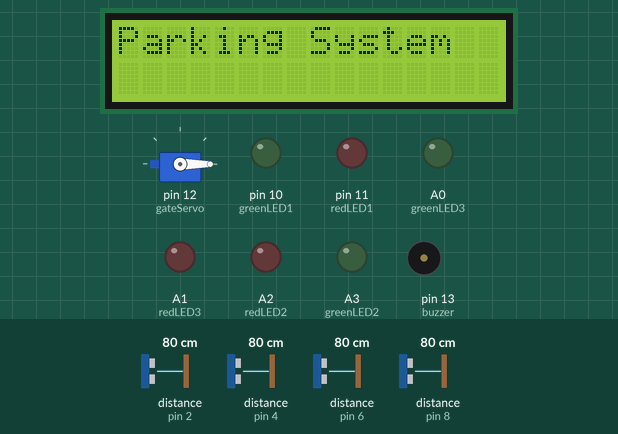
Simulated run of this sketch. Board: Arduino Uno, built with avr-gcc and run on an emulated ATmega328P. Parts: 16×2 character LCD, servo, output pins drawn as LEDs (lit = HIGH), buzzer (waves = sounding, pin HIGH). Wiring (inferred from the names in the program): 4 × ultrasonic range finder: trigger pin 3, echo pin 2 / trigger pin 5, echo pin 4 / trigger pin 7, echo pin 6 / trigger pin 9, echo pin 8. Inputs (shaded band) come from the test bench; at power-on: distance to the obstacle (sensors on pin 2, pin 4, pin 8, pin 6) 80 cm. The echo pulse lasts 58.3 µs per cm; pins used as bus, display or sensor lines are not drawn; what the sketch prints to the serial monitor is not drawn.

Above: at 2.1 s.
At 4.2 s:
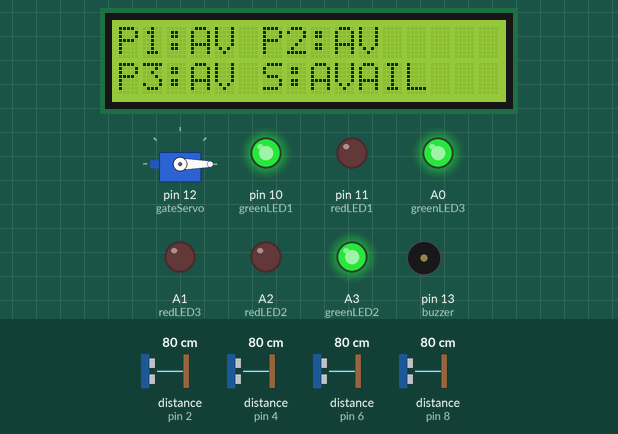
5.3 s: distance to the obstacle (sensor on pin 2) set to 34 cm
9.5 s: distance to the obstacle (sensor on pin 2) set to 28 cm
At 11.0 s:
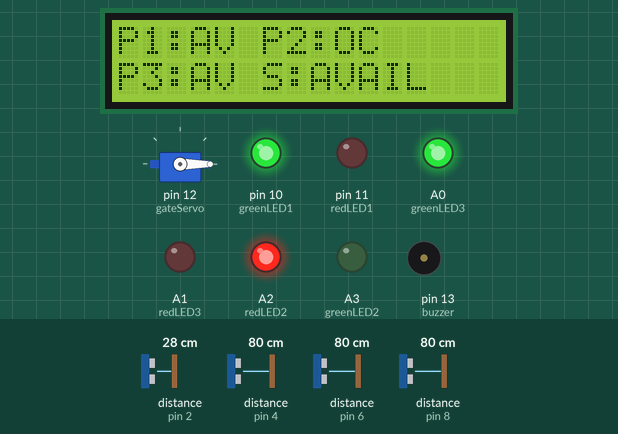
13.0 s: distance to the obstacle (sensor on pin 4) set to 36 cm
15.1 s: distance to the obstacle (sensor on pin 4) set to 28 cm
At 16.6 s:
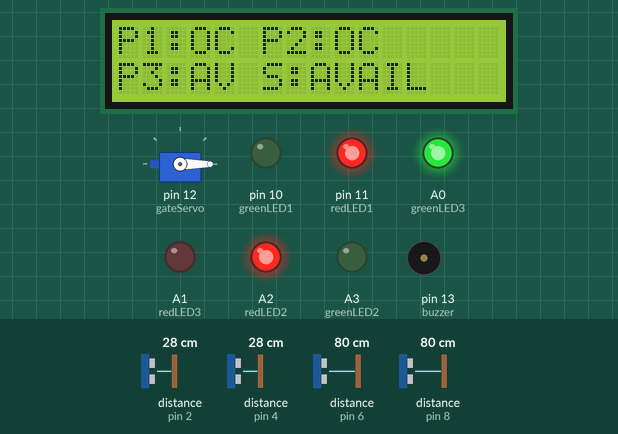
18.3 s: distance to the obstacle (sensor on pin 8) set to 34 cm
20.4 s: distance to the obstacle (sensor on pin 8) set to 28 cm
At 21.7 s:
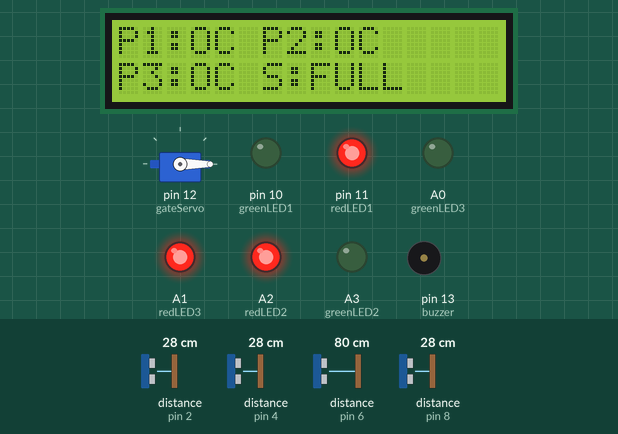
Timing chart, 0 to 23.4 s (numbered marks = the images above; inputs shaded):
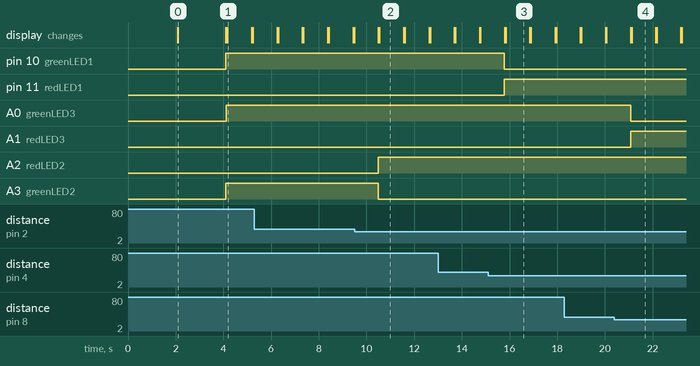

Measured:
- the behaviour switches between 32 and 31 cm on distance to the obstacle (sensor on pin 2) (found by bisection; images 1 and 2)
- the behaviour switches between 32 and 31 cm on distance to the obstacle (sensor on pin 4) (found by bisection; images 2 and 3)
- the behaviour switches between 32 and 31 cm on distance to the obstacle (sensor on pin 8) (found by bisection; images 3 and 4)
- after the input at 9.5 s, A2 (redLED2): LOW → HIGH after 0.99 s; A3 (greenLED2): HIGH → LOW after 0.99 s; the display: first differs from a run without the input after 1.0 s (image 2)
- after the input at 15.1 s, pin 10 (greenLED1): HIGH → LOW after 0.68 s; pin 11 (redLED1): LOW → HIGH after 0.68 s; the display: first differs from a run without the input after 0.74 s (image 3)
- after the input at 20.4 s, A0 (greenLED3): HIGH → LOW after 0.68 s; A1 (redLED3): LOW → HIGH after 0.68 s; the display: first differs from a run without the input after 0.72 s (image 4)
- what the display in image 0 shows lasts 2.0 s, from 2.1 s to 4.1 s

The sketch:

smart_packing_system_Code.ino
```cpp
#include <Servo.h>
#include <Adafruit_LiquidCrystal.h>

// Define LCD with I2C
Adafruit_LiquidCrystal lcd(0);

// Define distance threshold for detection
const int distanceThreshold = 30;

// Pack 1 Sensor and LEDs
const int trig1 = 5, echo1 = 4;
const int redLED1 = 11, greenLED1 = 10;

// Pack 2 Sensor and LEDs
const int trig2 = 3, echo2 = 2;
const int redLED2 = A2, greenLED2 = A3;

// Pack 3 Sensor and LEDs
const int trig3 = 9, echo3 = 8;
const int redLED3 = A1, greenLED3 = A0;

// Gate Sensor, Servo, and Buzzer
const int trigGate = 7, echoGate = 6;
const int buzzer = 13;
Servo gateServo;

// Gate State
bool gateOpen = false;
bool buzzerBeeped = false;

void setup() {
  Serial.begin(9600);

  // Initialize LCD
  lcd.begin(16, 2);
  lcd.print("Initializing...");
  delay(2000);
  lcd.clear();

  // Initialize Pins
  pinMode(trig1, OUTPUT);
  pinMode(echo1, INPUT);
  pinMode(redLED1, OUTPUT);
  pinMode(greenLED1, OUTPUT);

  pinMode(trig2, OUTPUT);
  pinMode(echo2, INPUT);
  pinMode(redLED2, OUTPUT);
  pinMode(greenLED2, OUTPUT);

  pinMode(trig3, OUTPUT);
  pinMode(echo3, INPUT);
  pinMode(redLED3, OUTPUT);
  pinMode(greenLED3, OUTPUT);

  pinMode(trigGate, OUTPUT);
  pinMode(echoGate, INPUT);
  pinMode(buzzer, OUTPUT);
  gateServo.attach(12);
  gateServo.write(0);  // Ensure gate is closed

  lcd.print("Parking System");
  delay(2000);
  lcd.clear();
}

// Function to get distance
long getDistance(int trigPin, int echoPin) {
  digitalWrite(trigPin, LOW);
  delayMicroseconds(2);
  digitalWrite(trigPin, HIGH);
  delayMicroseconds(10);
  digitalWrite(trigPin, LOW);

  long duration = pulseIn(echoPin, HIGH);
  return (duration * 0.034 / 2);
}

// Function to beep buzzer for a specified duration
void beepBuzzer(int duration) {
  digitalWrite(buzzer, HIGH);
  delay(duration);
  digitalWrite(buzzer, LOW);
}

// Function to check if all spots are full
bool allSpotsFull() {
  return (getDistance(trig1, echo1) <= distanceThreshold &&
          getDistance(trig2, echo2) <= distanceThreshold &&
          getDistance(trig3, echo3) <= distanceThreshold);
}

// Function to control gate
void gateControl(bool open) {
  if (open && !gateOpen) {  // Open the gate
    gateServo.write(90);
    gateOpen = true;
    Serial.println("Gate Open");
  }
  else if (!open && gateOpen) {  // Close the gate
    gateServo.write(0);
    gateOpen = false;
    Serial.println("Gate Closed");
  }
}

// Function to update LCD status
void updateLCD() {
  lcd.clear();

  // Check each parking spot status
  String p1 = getDistance(trig1, echo1) <= distanceThreshold ? "OC" : "AV";
  String p2 = getDistance(trig2, echo2) <= distanceThreshold ? "OC" : "AV";
  String p3 = getDistance(trig3, echo3) <= distanceThreshold ? "OC" : "AV";

  // Check overall status
  String status = allSpotsFull() ? "FULL" : "AVAIL";

  // Display on LCD
  lcd.setCursor(0, 0);
  lcd.print("P1:");
  lcd.print(p1);
  lcd.print(" P2:");
  lcd.print(p2);

  lcd.setCursor(0, 1);
  lcd.print("P3:");
  lcd.print(p3);
  lcd.print(" S:");
  lcd.print(status);
}

// Function to check parking spots and control LEDs
void checkParkingSpots() {
  // Check Pack 1
  if (getDistance(trig1, echo1) <= distanceThreshold) {
    digitalWrite(redLED1, HIGH);
    digitalWrite(greenLED1, LOW);
  } else {
    digitalWrite(redLED1, LOW);
    digitalWrite(greenLED1, HIGH);
  }

  // Check Pack 2
  if (getDistance(trig2, echo2) <= distanceThreshold) {
    digitalWrite(redLED2, HIGH);
    digitalWrite(greenLED2, LOW);
  } else {
    digitalWrite(redLED2, LOW);
    digitalWrite(greenLED2, HIGH);
  }

  // Check Pack 3
  if (getDistance(trig3, echo3) <= distanceThreshold) {
    digitalWrite(redLED3, HIGH);
    digitalWrite(greenLED3, LOW);
  } else {
    digitalWrite(redLED3, LOW);
    digitalWrite(greenLED3, HIGH);
  }
}

// Main loop function
void loop() {
  checkParkingSpots();  // Check parking distances
  updateLCD();          // Update LCD with parking status

  long gateDistance = getDistance(trigGate, echoGate);
  Serial.print("Gate Distance: ");
  Serial.print(gateDistance);
  Serial.println(" cm");

  // If a car is detected at the gate
  if (gateDistance <= distanceThreshold) {
    if (!allSpotsFull()) {  // If there is space
      gateControl(true);    // Open the gate
      buzzerBeeped = false; // Reset buzzer flag
    } else {  // If parking is full
      Serial.println("Parking Full! Gate remains closed.");

      // Beep for 5 seconds only once
      if (!buzzerBeeped) {
        beepBuzzer(5000);
        buzzerBeeped = true;
      }
      gateServo.write(0);
    }
  }
  // If no car is detected, close gate after 4 seconds
  else if (gateOpen) {
    Serial.println("No car detected. Closing gate in 4 seconds...");
    delay(4000);
    gateControl(false);
    buzzerBeeped = false;
  }

  delay(1000);
} 
```
